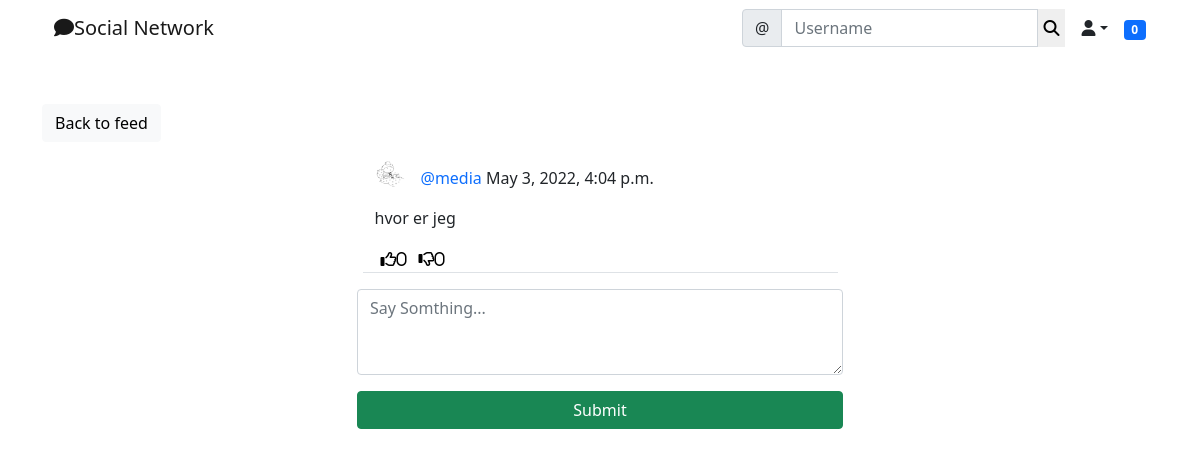
The app's page /social/post/7 (signed in), older data.
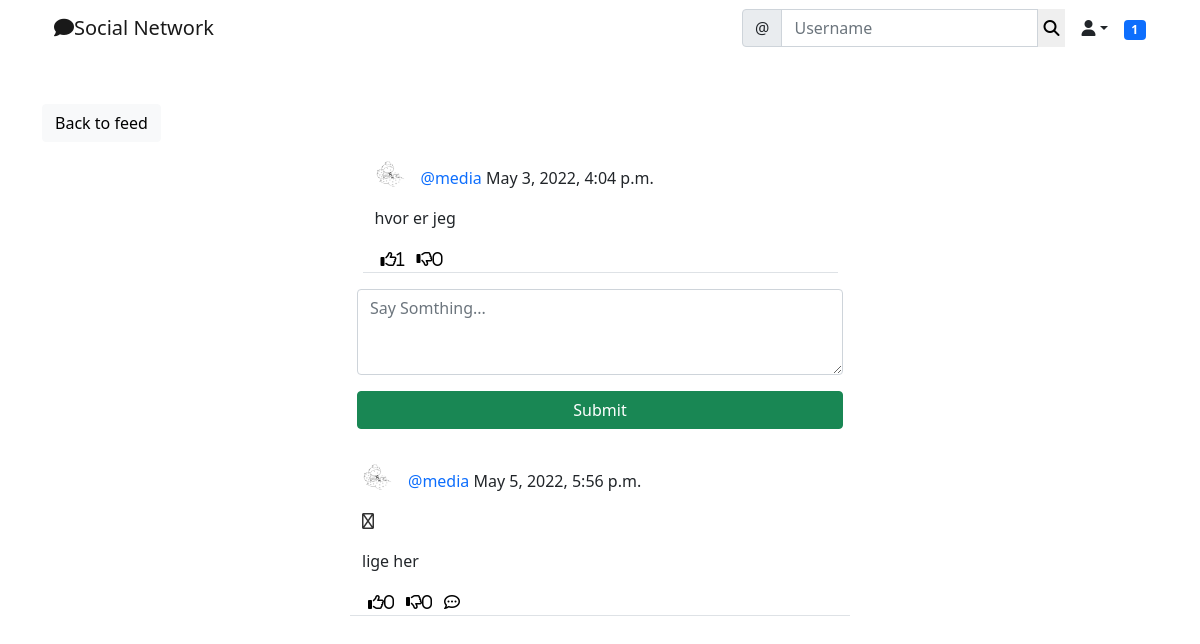
The same page, newer data.
### social/models.py (models this page shows)
class Post(models.Model):
    body = models.TextField()
    created_on = models.DateTimeField(default=timezone.now)
    author = models.ForeignKey(User, on_delete=models.CASCADE)
    likes = models.ManyToManyField(User, blank=True, related_name='likes')
    dislikes = models.ManyToManyField(User, blank=True, related_name='dislikes')

class UserProfile(models.Model):
    user = models.OneToOneField(User, primary_key=True, verbose_name='user', related_name='profile', on_delete=models.CASCADE)
    name = models.CharField(max_length=30, blank=True, null=True)
    bio = models.TextField(max_length=500, blank=True, null=True)
    birth_date = models.DateField(null=True, blank=True)
    location = models.CharField(max_length=100, blank=True, null=True)
    picture = models.ImageField(upload_to='uploads/profile_pictures', default='uploads/profile_pictures/default.png.url', blank=True)
    followers = models.ManyToManyField(User, blank=True, related_name='followers')

class Comment(models.Model):
    comment = models.TextField()
    created_on = models.DateTimeField(default=timezone.now)
    author = models.ForeignKey(User, on_delete=models.CASCADE)
    post = models.ForeignKey('post', on_delete=models.CASCADE)
    likes = models.ManyToManyField(User, blank=True, related_name='comment_likes')
    dislikes = models.ManyToManyField(User, blank=True, related_name='comment_dislikes')
    parent = models.ForeignKey('self', on_delete=models.CASCADE, blank=True, null=True, related_name='+')
    @property
    def children(self):
        return Comment.objects.filter(parent=self).order_by('-created_on').all()
    @property
    def is_parent(self):
        if self.parent is None:
            return True
        return False

### social/views.py (the view, shortened to what this page needs)
# urls.py: path('post/<int:pk>', PostDetailView.as_view(), name='post-detail'),
class PostDetailView(LoginRequiredMixin, View):
    def get(self, request, pk, *args, **kwargs):
        post = Post.objects.get(pk=pk)
        form = CommentForm()
        comments = Comment.objects.filter(post=post).order_by('-created_on')
        context = {
            'post': post,
            'form': form,
            'comments': comments,
        }
        return render(request, 'social/post_detail.html', context)

### social/forms.py
class CommentForm(forms.ModelForm):
    comment = forms.CharField(
        label='',
        widget=forms.Textarea(attrs={
            'rows': '3',
            'placeholder': 'Say Somthing...',
        })
    )
    class Meta:
        model = Comment
        fields = ['comment']

### landing/templatetags/custom_tags.py (called while the page is built)
@register.inclusion_tag('social/show_notifications.html', takes_context=True)
def show_notifications(context):
    request_user = context['request'].user
    notifications = Notification.objects.filter(to_user=request_user).exclude(user_has_seen=True).order_by('-date')
    return{'notifications': notifications}

### social/templates/social/post_detail.html (shortened to what this page needs)
{% extends 'landing/base.html' %}
{% load crispy_forms_tags %}
{% load static %}
{% block content %}
<div class="container">
    <div class="row mt-5">
        <div class="col-md-5 col-sm-6">
            <a href="{% url 'post-list' %}" class="btn btn-light">Back to feed</a>
        </div>
    </div>
    <div class="row justify-content-center mt-3">
        <div class="col-md-5 col-sm-12 border-bottom">
                <div>
                    <a href="{% url 'profile' post.author.profile.pk %}">
                        <img class="round-circle post-img" height="30" width="30" src="{{ post.author.profile.picture.url }}" />
                    </a>
                    <p class="post-text">
                        <a class="text-primary post-link" href="{% url 'profile' post.author.profile.pk %}">@{{ post.author }}</a> {{ post.created_on }}
                    </p>
                </div>
            <p>{{ post.body }}</p>
            <div class="d-flex flex-row">
                <form method="POST" action="{% url 'like' post.pk %}">
                    <button class="remove-default-btn" type="submit">
                        <i class="far fa-thumbs-up"><span>{{ post.likes.all.count }}</span></i>
                    </button>
                </form>
                <form method="POST" action="{% url 'dislike' post.pk %}">
                    <button class="remove-default-btn" type="submit">
                        <i class="far fa-thumbs-down"><span>{{ post.dislikes.all.count }}</span></i>
                    </button>
                </form>
            </div>
        </div>
    </div>
</div>
    <div class="row justify-content-center mt-3 mb-5">
        <div class="col-md-5 col-sm-12">
            <form method="Post">
                {{ form | crispy }}
                <div class="d-grid gab-2">
                    <button class="btn btn-success mt-3">Submit</button>
                </div>
            </form>
        </div>
        {% for comment in comments %}
        {% if comment.is_parent %}
        <div class="row justify-content-center mt-3 mb-5">
            <div class="col-md-5 col-sm-12 border-bottom">
                <p>
                    <div>
                        <a href="{% url 'profile' comment.author.profile.pk %}">
                            <img class="round-circle post-img" height="30" width="30" src="{{ comment.author.profile.picture.url }}" />
                        </a>
                        <p class="post-text">
                            <a class="text-primary post-link" href="{% url 'profile' comment.author.profile.pk %}">@{{ comment.author }}</a> {{ comment.created_on }}
                        </p>
                    </div>
                    {% if request.user == comment.author %}
                        <a href="{% url 'comment-delete' post.pk comment.pk %}" class="edit-color"><i class="far fa-trash"></i></a>
                    {% endif %}
                </p>
                <p>{{ comment.comment }}</p>
                <div class="d-flex flex-row">
                    <form method="POST" action="{% url 'comment-like' post.pk comment.pk %}">
                        <button class="remove-default-btn" type="submit">
                            <i class="far fa-thumbs-up"><span>{{ comment.likes.all.count }}</span></i>
                        </button>
                    </form>
                    <form method="POST" action="{% url 'comment-dislike' post.pk comment.pk %}">
                        <button class="remove-default-btn" type="submit">
                            <i class="far fa-thumbs-down"><span>{{ comment.dislikes.all.count }}</span></i>
                        </button>
                    </form>
                    <div>
                        <button class="remove-default-btn"><i class="far fa-comment-dots" onclick="commentReplyToggle('{{ comment.pk }}')"></i></button>
                    </div>
                </div>
            </div>
        </div>
        {% endif %}
        {% endfor %}
    </div>
{% endblock content %}

Row changes from the older to the newer data that the page shows:
computed for Post "hvor er jeg": likes.all.count "0" → "1"
added Comment: author.profile.picture (picture), author "media", created_on "May 5, 2022, 5:56 p.m.", comment "lige her", likes.all.count "0", dislikes.all.count "0"
Text that changed along with them:
{{ notifications.count }}: "0" → "1"
